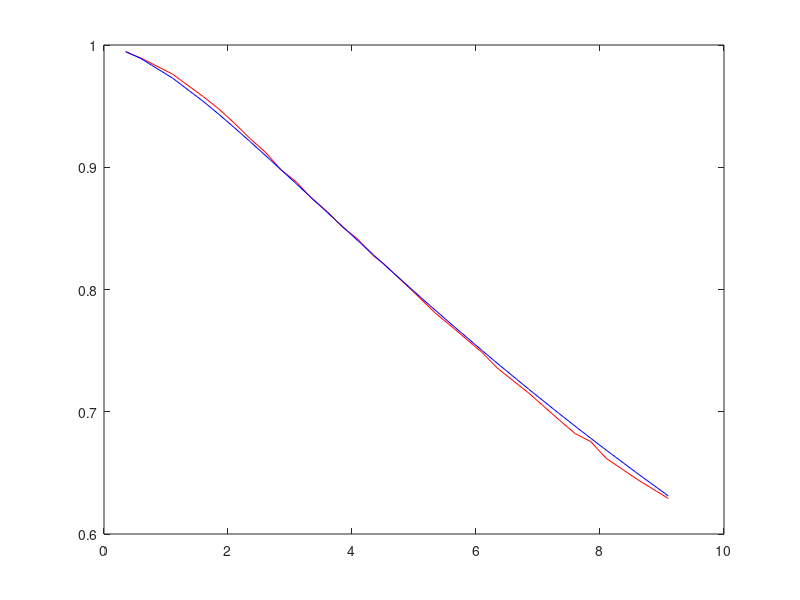

Write the MATLAB code that produced this figure. (Note: this script raises an error after producing the figure.)

function InterestRateCal_singlefit()

    CalFile = load('CalibrationData.mat');
    CalData = CalFile.CalibrationData;
    
    Expiry = CalData(1:end,1);
    RealPrices = CalData(1:end,2);
    ZCRates = CalData(1:end,3); 
    
    init_gamma = 0.74;
    init_meanRate = 0.0579;
    init_spotInterestRate = 0.0095;
    init_params = [init_gamma,init_meanRate,init_spotInterestRate];
    sigma = 0.015;
    t = 0;
    
    tempfwrdrates = ZCRates(2:end) + ...
        (ZCRates(2:end)-ZCRates(1:end-1)).*(Expiry(2:end)./(Expiry(2:end)-Expiry(1:end-1)));
    
    ForwardRates = [ZCRates(1); tempfwrdrates];    
    
    hold off
    plot(Expiry,RealPrices,'r')
    hold on
    
    prefitPrices = VasicekPricing(t,Expiry,init_params,sigma);
    
    plot(Expiry,prefitPrices,'b')
    
    funcIR = @(params)VasicekCalibrate(t,Expiry,params,sigma,RealPrices);
    
    lb = [0,0,0];
    ub = [2,0.1,0.1];
    options = optimoptions(@lsqnonlin,'OptimalityTolerance',1E-9,...
        'FunctionTolerance',1E-9,'Display','iter')
    solved_params = lsqnonlin(funcIR,init_params,[],[],options);
    
    
    fittedPrices = VasicekPricing(t,Expiry,solved_params,sigma);
    
    plot(Expiry,fittedPrices,'g')
    
    final_gamma = solved_params(1)
    final_meanRate = solved_params(2)
    final_spotinterest = solved_params(3)    
    final_sigma = sigma
    
    
end

function [diff] = VasicekCalibrate(t,Expiry,params,sigma,RealPrices)
    diff = (VasicekPricing(t,Expiry,params,sigma)-RealPrices).^2;
end

function [price] = VasicekPricing(t,Expiry,params,sigma)    
    % Unpacks parameters
    gamma = params(1);
    meanRate = params(2);
    rt = params(3);
    price = exp(Afunc(t,Expiry,gamma,sigma,meanRate)-(Bfunc(t,Expiry,gamma).*rt));
end


function [output] = Afunc(t,Expiry,gamma,sigma,meanRate)
    part1 = (Bfunc(t,Expiry,gamma)-(Expiry-t))*(meanRate-((sigma^2)/(2*(gamma^2))));
    part2 = ((sigma*Bfunc(t,Expiry,gamma)).^2)/(4*gamma);
    output = part1 - part2;
end

function [output] = Bfunc(t,Expiry,gamma)
    output = (1/gamma)*(1-exp(-gamma*(Expiry-t)));
end


